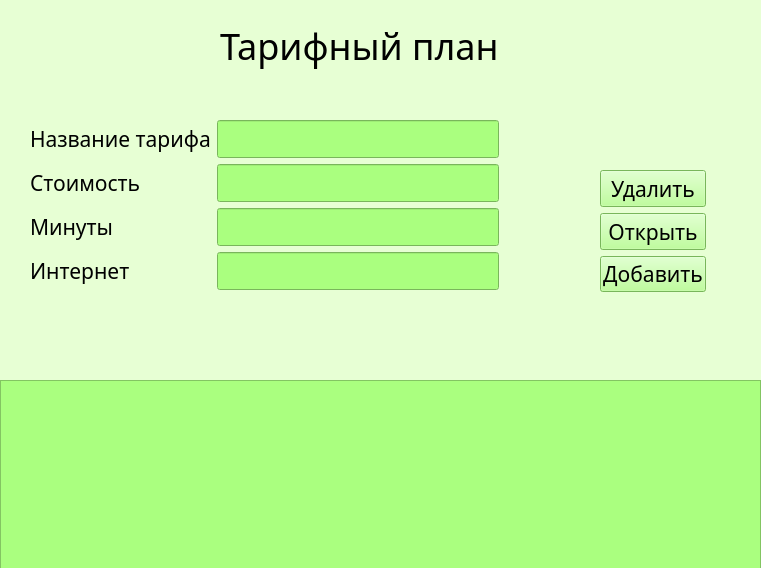
<?xml version="1.0" encoding="UTF-8"?>
<ui version="4.0">
 <class>Form</class>
 <widget class="QWidget" name="Form">
  <property name="geometry">
   <rect>
    <x>0</x>
    <y>0</y>
    <width>761</width>
    <height>568</height>
   </rect>
  </property>
  <property name="windowTitle">
   <string>Form</string>
  </property>
  <property name="styleSheet">
   <string notr="true">background-color: rgb(231, 255, 212);</string>
  </property>
  <widget class="QLabel" name="label_tariffPlan">
   <property name="geometry">
    <rect>
     <x>220</x>
     <y>20</y>
     <width>281</width>
     <height>51</height>
    </rect>
   </property>
   <property name="font">
    <font>
     <family>Cascadia Mono Light</family>
     <pointsize>27</pointsize>
     <weight>50</weight>
     <italic>false</italic>
     <bold>false</bold>
     <kerning>true</kerning>
    </font>
   </property>
   <property name="styleSheet">
    <string notr="true"/>
   </property>
   <property name="text">
    <string>Тарифный план</string>
   </property>
  </widget>
  <widget class="QTableWidget" name="tableWidget">
   <property name="geometry">
    <rect>
     <x>0</x>
     <y>380</y>
     <width>761</width>
     <height>192</height>
    </rect>
   </property>
   <property name="styleSheet">
    <string notr="true">background-color: rgb(170, 255, 127);</string>
   </property>
  </widget>
  <widget class="QWidget" name="layoutWidget">
   <property name="geometry">
    <rect>
     <x>600</x>
     <y>170</y>
     <width>106</width>
     <height>122</height>
    </rect>
   </property>
   <layout class="QVBoxLayout" name="verticalLayout">
    <item>
     <widget class="QPushButton" name="pushButton_delete">
      <property name="font">
       <font>
        <family>Cascadia Mono Light</family>
        <pointsize>16</pointsize>
       </font>
      </property>
      <property name="styleSheet">
       <string notr="true">background-color: rgb(170, 255, 127);</string>
      </property>
      <property name="text">
       <string>Удалить</string>
      </property>
     </widget>
    </item>
    <item>
     <widget class="QPushButton" name="pushButton_open">
      <property name="font">
       <font>
        <family>Cascadia Mono Light</family>
        <pointsize>16</pointsize>
       </font>
      </property>
      <property name="styleSheet">
       <string notr="true">background-color: rgb(170, 255, 127);</string>
      </property>
      <property name="text">
       <string>Открыть</string>
      </property>
     </widget>
    </item>
    <item>
     <widget class="QPushButton" name="pushButton_insert">
      <property name="font">
       <font>
        <family>Cascadia Mono Light</family>
        <pointsize>16</pointsize>
       </font>
      </property>
      <property name="styleSheet">
       <string notr="true">background-color: rgb(170, 255, 127);</string>
      </property>
      <property name="text">
       <string>Добавить</string>
      </property>
     </widget>
    </item>
   </layout>
  </widget>
  <widget class="QWidget" name="layoutWidget">
   <property name="geometry">
    <rect>
     <x>30</x>
     <y>120</y>
     <width>469</width>
     <height>231</height>
    </rect>
   </property>
   <layout class="QFormLayout" name="formLayout">
    <item row="0" column="0">
     <widget class="QLabel" name="label_imia">
      <property name="font">
       <font>
        <family>Cascadia Mono Light</family>
        <pointsize>16</pointsize>
       </font>
      </property>
      <property name="text">
       <string>Название тарифа</string>
      </property>
     </widget>
    </item>
    <item row="1" column="0">
     <widget class="QLabel" name="label_imia_2">
      <property name="font">
       <font>
        <family>Cascadia Mono Light</family>
        <pointsize>16</pointsize>
       </font>
      </property>
      <property name="text">
       <string>Стоимость</string>
      </property>
     </widget>
    </item>
    <item row="2" column="0">
     <widget class="QLabel" name="label_imia_3">
      <property name="font">
       <font>
        <family>Cascadia Mono Light</family>
        <pointsize>16</pointsize>
       </font>
      </property>
      <property name="text">
       <string>Минуты</string>
      </property>
     </widget>
    </item>
    <item row="2" column="1">
     <widget class="QLineEdit" name="lineEdit_minut">
      <property name="font">
       <font>
        <family>Cascadia Mono Light</family>
        <pointsize>16</pointsize>
       </font>
      </property>
      <property name="styleSheet">
       <string notr="true">background-color: rgb(170, 255, 127);</string>
      </property>
     </widget>
    </item>
    <item row="3" column="0">
     <widget class="QLabel" name="label_imia_4">
      <property name="font">
       <font>
        <family>Cascadia Mono Light</family>
        <pointsize>16</pointsize>
       </font>
      </property>
      <property name="text">
       <string>Интернет</string>
      </property>
     </widget>
    </item>
    <item row="3" column="1">
     <widget class="QLineEdit" name="lineEdit_internet">
      <property name="font">
       <font>
        <family>Cascadia Mono Light</family>
        <pointsize>16</pointsize>
       </font>
      </property>
      <property name="styleSheet">
       <string notr="true">background-color: rgb(170, 255, 127);</string>
      </property>
     </widget>
    </item>
    <item row="0" column="1">
     <widget class="QLineEdit" name="lineEdit_tariff">
      <property name="font">
       <font>
        <family>Cascadia Mono Light</family>
        <pointsize>16</pointsize>
       </font>
      </property>
      <property name="styleSheet">
       <string notr="true">background-color: rgb(170, 255, 127);</string>
      </property>
     </widget>
    </item>
    <item row="1" column="1">
     <widget class="QLineEdit" name="lineEdit_stoimost">
      <property name="font">
       <font>
        <family>Cascadia Mono Light</family>
        <pointsize>16</pointsize>
       </font>
      </property>
      <property name="styleSheet">
       <string notr="true">background-color: rgb(170, 255, 127);</string>
      </property>
     </widget>
    </item>
   </layout>
  </widget>
 </widget>
 <resources/>
 <connections/>
</ui>
